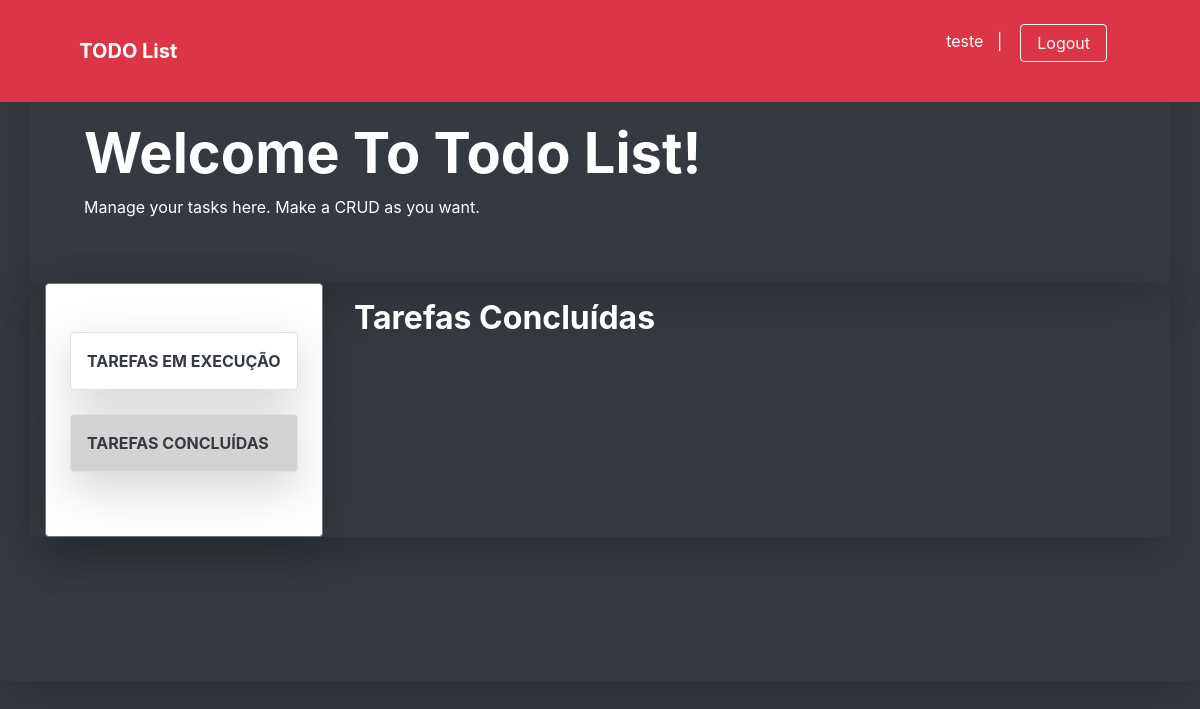
The app's page /task_done (signed in), older data.
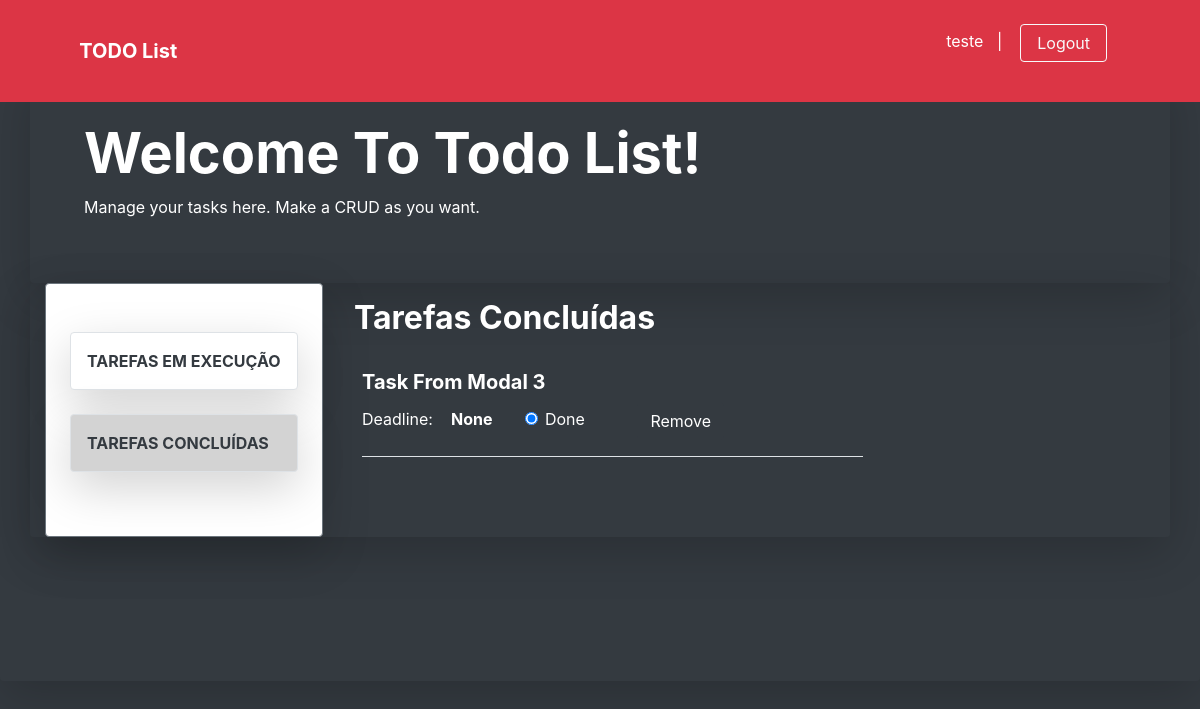
The same page, newer data.
### app/models/tables.py (models this page shows, shortened)
class Task(db.Model):
    __tablename__ = 'tasks'
    id = db.Column(db.Integer, primary_key=True)
    task_name = db.Column(db.String, unique=True)
    description = db.Column(db.Text)
    start_date = db.Column(
        db.String,
        server_default=db.func.now(),
        nullable=False
    )
    done_status = db.Column(db.Boolean, default=False)
    deadline = db.Column(db.String, nullable=True)
    user_id = db.Column(db.Integer, db.ForeignKey('users.id'))
    task_owner = db.relationship('User', foreign_keys=user_id)

### app/controllers/default.py (the view, shortened to what this page needs)
@app.route('/task_done', methods=['GET', 'POST'])
@login_required
def task_done():
    task_form = TaskForm()
    tasks = Task.query.all()
    return render_template(
        'task_done.html',
        tasks=tasks,
        task_form=task_form
    )

### app/models/forms.py
class TaskForm(FlaskForm):
    taskname = StringField(
        'taskname',
        validators=[DataRequired()]
    )
    description = TextField(
        'description',
        validators=[DataRequired()]
    )
    deadline = StringField(
        'deadline'
    )

### app/controllers/default.py (called while the page is built)
@login_manager.user_loader
def load_user(id):
    return User.query.filter_by(id=id).first()

### app/models/tables.py (called while the page is built)
    @property
    def is_authenticated(self):
        return True

### app/templates/task_done.html (shortened to what this page needs)
{% extends 'base-dashboard.html' %}
{% block content %}
<main role="main" class="shadow-lg bg-dark rounded">
    <div class="shadow-lg container bg-dark text-white py-5 rounded">
        <div class="container ml-4">
           <h1 class="display-4 font-weight-bolder text-capitalize">Welcome to todo list!</h1>
           <p>Manage your tasks here. Make a CRUD as you want.</p>
        </div>
    </div>
    <div class="shadow-lg container w-100 row mx-auto rounded">
        <div class="shadow-lg w-25 row border border-secondary py-5 mb-auto ml-0 bg-white rounded">
            <div class="list-group rounded mx-auto my-auto">
                <a class="shadow-lg border list-group-item list-group-item-action text-dark font-weight-bolder text-uppercase p-3 mb-4 rounded" href="{{ url_for('task_doing') }}">tarefas em execução</a>
                <a id="active_done" class="shadow-lg border list-group-item list-group-item-action text-dark font-weight-bolder text-uppercase p-3 mb-3 rounded" href="{{ url_for('task_done') }}">tarefas concluídas</a>
            </div>
        </div>
        <div class="w-75 mx-auto">
            <div id="all-task" class=" row col col-sm-8 col-md-8 col-lg-8 col-xl-8 text-white text-capitalize ml-2">
                <h2 class="display-7 text-white text-capitalize font-weight-bolder mb-3 p-3">Tarefas concluídas</h2>
                {% for t in tasks[::-1] %}
                    {% if t.done_status == True %}
                        <div class="ml-4 text-white text-capitalize w-100 border-bottom mb-4">
                            <a  title="Click to update this task" class="text-decoration-none text-white" href="{{ url_for('task_pre_update', task_id=t.id) }}">
                                <h5><strong>{{ t.task_name }}</strong></h5>
                            </a>
                            <p class="d-inline">Deadline: &nbsp;&nbsp; <strong>None</strong>
                              <form class="d-inline ml-5" method="POST" action="{{ url_for('task_done') }}">
                                  <label class="form-check-label">
                                     <input type="radio" class="form-check-input" name="inputRadio" checked>Done
                                  </label>
                              </form>
                              <form method="POST" action="{{ url_for('task_delete') }}" class="d-inline ml-5" >
                                <button type="submit" class="btn btn-dark">Remove</button>
                              </form>
                            </p>
                        </div>
                    {% endif %}
                {% endfor %}
            </div>
        </div>
        <br><br><br>
    </div>
    <br><br><br>
    <br><br><br>
</main>
{% endblock %}

Row changes from the older to the newer data that the page shows:
added Task: task_name "Task From Modal 3"
